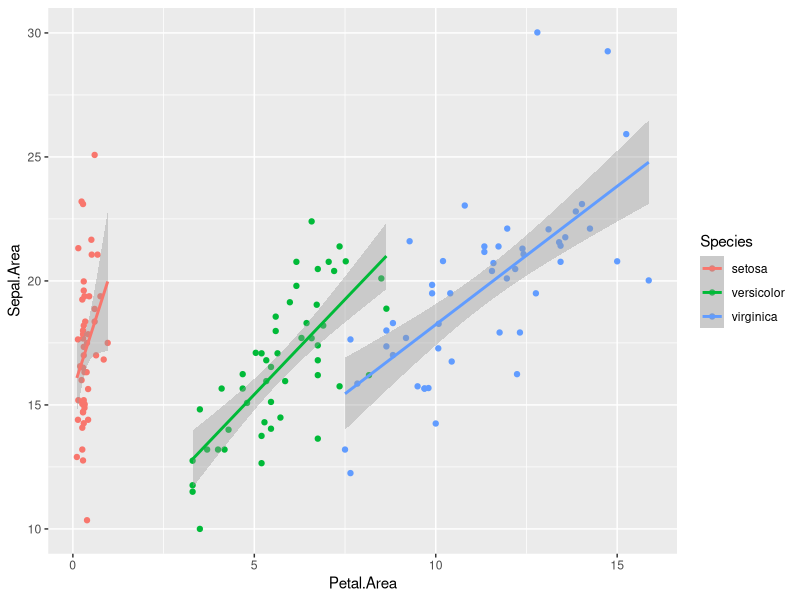

Generate this figure with R:
## ---- chunk 1
library(tidyverse)
## ---- chunk 2
x <- mpg$displ
## ---- chunk 3
mean(x)
## ---- chunk 4
median(x)
## ---- chunk 5
range(x)
## ---- chunk 6
min(x)
## ---- chunk 7
max(x)
## ---- chunk 8
quantile(x)[1]
## ---- chunk 9
quantile(x)[4]
## ---- chunk 10
IQR(x)
## ---- chunk 11
var(x)
## ---- chunk 12
sd(x)
## ---- chunk 13
near(var(x), sd(x) ^ 2)
## ---- chunk 14
5 + NA
## ---- chunk 15
all(is.na(c(
  5 + NA,
  5 - NA,
  5 * NA,
  5 / NA,
  5 ^ NA
)))
## ---- chunk 16
median(c(2, 6, 3, 4, NA), na.rm = TRUE)
## ---- chunk 17
NA ^ 0
## ---- chunk 18
5 + TRUE
## ---- chunk 19
nrow(filter(mpg, trans == 'auto(l5)', manufacturer == 'audi'))
## ---- chunk 20
filter(mpg, hwy > 41)
## ---- chunk 21
filter(iris, Petal.Width > Petal.Length)
## ---- chunk 22
filter(diamonds, price == max(price))
## ---- chunk 23
mpg_grpd <- group_by(mpg, year)
filter(mpg_grpd, displ == min(displ))
## ---- chunk 24
filter(iris, Petal.Length > 6.4 | Petal.Width > 2.4)
## ---- chunk 25
arrange(mpg, desc(cty))
## ---- chunk 26
arrange(iris, Petal.Length * Petal.Width)
## ---- chunk 27
glimpse(mpg)
## ---- chunk 28
glimpse(diamonds)
## ---- chunk 29
arrange(mpg, hwy - cty)
## ---- chunk 30
select(iris, Species, everything())
## ---- chunk 31
rename(mpg, eng_size = displ)
## ---- chunk 32
select(diamonds, -price)
## ---- chunk 33
mutate(mpg, cty_km_l = cty * 1.6 / 3.8)
## ---- chunk 34
mutate(diamonds, max_dimension = max(x, y, z))
## ---- chunk 35
mutate(mpg, trans = factor(trans))
## ---- chunk 36
mutate(mpg, is_automatic = trans == 'auto(l5)')
## ---- chunk 37
mpg_grpd <- group_by(mpg, class)
mutate(mpg_grpd, best_in_class = hwy == max(hwy))
## ---- chunk 38
mutate(diamonds, expensive = price > quantile(price)[3])
## ---- chunk 39
summarise(mpg, cty_var = var(cty), hwy_var = var(hwy))
## ---- chunk 40
mpg %>%
  group_by(class) %>%
  summarise(count = n())
## ---- chunk 41
summarise(iris,
          Petal.Length.Median = median(Petal.Length),
          Petal.Width.Median = median(Petal.Width),
          Sepal.Length.Median = median(Sepal.Length),
          Sepal.Width.Median = median(Sepal.Width))
## ---- chunk 42
diamonds %>%
  group_by(cut) %>%
  summarise(min(price))
## ---- chunk 43
airquality %>%
  group_by(Month) %>%
  summarise(MeanOzone = mean(Ozone, na.rm = TRUE))
## ---- chunk 44
diamonds %>%
  group_by(cut, color) %>%
  summarise(range = diff(range(carat)))
## ---- chunk 45
mpg %>%
  filter(class != '2-seater') %>%
  mutate(efficiency = (cty + hwy) / 2) %>%
  group_by(manufacturer) %>%
  summarise(max_efficiency = max(efficiency)) %>%
  arrange(desc(max_efficiency))
## ---- chunk 46
iris %>%
  mutate(Petal.Area = Petal.Width * Petal.Length,
         Sepal.Area = Sepal.Width * Sepal.Length) %>%
  ggplot(aes(x = Petal.Area, y = Sepal.Area, col = Species)) +
    geom_point() +
    geom_smooth(method = 'lm')
## ---- chunk 47
airquality %>%
  group_by(Month) %>%
  # low values have low rank so negate total_rainfall
  mutate(solar_rank = dense_rank(-Solar.R)) %>%
  filter(solar_rank == 2) %>%
  # optionally remove ranking column
  select(-solar_rank)
## ---- chunk 48
mpg %>%
  group_by(year) %>%
  mutate(mileage_rank = dense_rank(cty)) %>%
  filter(mileage_rank == 1) %>%
  # we no longer need the rank column
  select(-mileage_rank)
